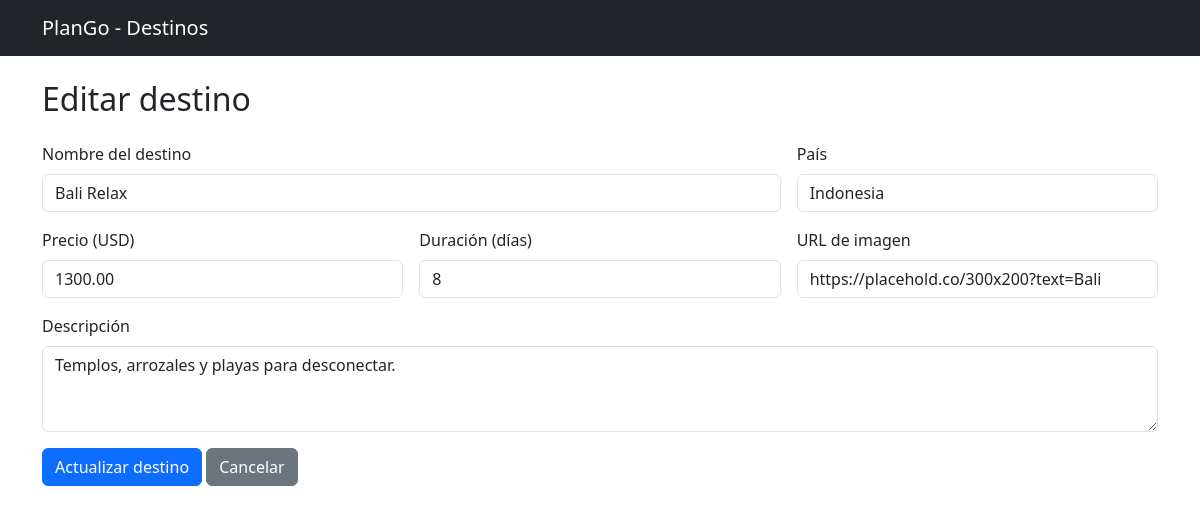
The page /editar.php?id=13 on the database its author committed.
### tables this page shows
CREATE TABLE IF NOT EXISTS destinos (
    id_destino     INT AUTO_INCREMENT PRIMARY KEY,
    nombre         VARCHAR(100) NOT NULL,
    pais           VARCHAR(60)  NOT NULL,
    precio         DECIMAL(10,2) NOT NULL,
    duracion_dias  INT NOT NULL,
    descripcion    TEXT,
    imagen         VARCHAR(255)
);

### modelo/ModeloDestino.php (called while the page is built, shortened)
<?php
class ModeloDestino {
    public static function mdlMostrarDestino($id) {
        $con = Conexion::conectar();
        $stmt = $con->prepare("SELECT * FROM destinos WHERE id_destino = ?");
        $stmt->bind_param('i', $id);
        $stmt->execute();
        $destino = $stmt->get_result()->fetch_assoc();
        return $destino;
    }
}

### controlador/ControladorDestino.php (called while the page is built, shortened)
<?php
require_once __DIR__ . '/../modelo/ModeloDestino.php';
class ControladorDestino {
    public function ctrMostrarDestino($id) {
        return ModeloDestino::mdlMostrarDestino($id);
    }
}

### editar.php (the view, shortened to what this page needs)
<?php
require_once 'controlador/ControladorDestino.php';
$controlador = new ControladorDestino();
$controlador->ctrActualizarDestino();
$id = isset($_GET['id']) ? $_GET['id'] : null;
$destino = $controlador->ctrMostrarDestino($id);
?>
<?php include 'vista/plantillas/header.php'; ?>
<div class="container">
    <h2 class="mb-4">Editar destino</h2>
    <form method="POST" action="editar.php?id=<?php echo $destino['id_destino']; ?>" class="row g-3">
        <div class="col-md-8">
            <label class="form-label">Nombre del destino</label>
            <input type="text" name="nombre" class="form-control" value="<?php echo $destino['nombre']; ?>" required>
        </div>
        <div class="col-md-4">
            <label class="form-label">País</label>
            <input type="text" name="pais" class="form-control" value="<?php echo $destino['pais']; ?>" required>
        </div>
        <div class="col-md-4">
            <label class="form-label">Precio (USD)</label>
            <input type="number" step="0.01" min="0" name="precio" class="form-control" value="<?php echo $destino['precio']; ?>" required>
        </div>
        <div class="col-md-4">
            <label class="form-label">Duración (días)</label>
            <input type="number" min="1" name="duracion_dias" class="form-control" value="<?php echo $destino['duracion_dias']; ?>" required>
        </div>
        <div class="col-md-4">
            <label class="form-label">URL de imagen</label>
            <input type="text" name="imagen" class="form-control" value="<?php echo $destino['imagen']; ?>">
        </div>
        <div class="col-12">
            <label class="form-label">Descripción</label>
            <textarea name="descripcion" class="form-control" rows="3" required><?php echo $destino['descripcion']; ?></textarea>
        </div>
        <div class="col-12">
            <button type="submit" class="btn btn-primary">Actualizar destino</button>
            <a href="index.php" class="btn btn-secondary">Cancelar</a>
        </div>
    </form>
</div>
<?php include 'vista/plantillas/footer.php'; ?>

### rows shown on the page
destinos: nombre "Bali Relax", pais "Indonesia", precio "1300.00", duracion_dias "8", imagen "https://placehold.co/300x200?text=Bali", descripcion "Templos, arrozales y playas para desconectar."
